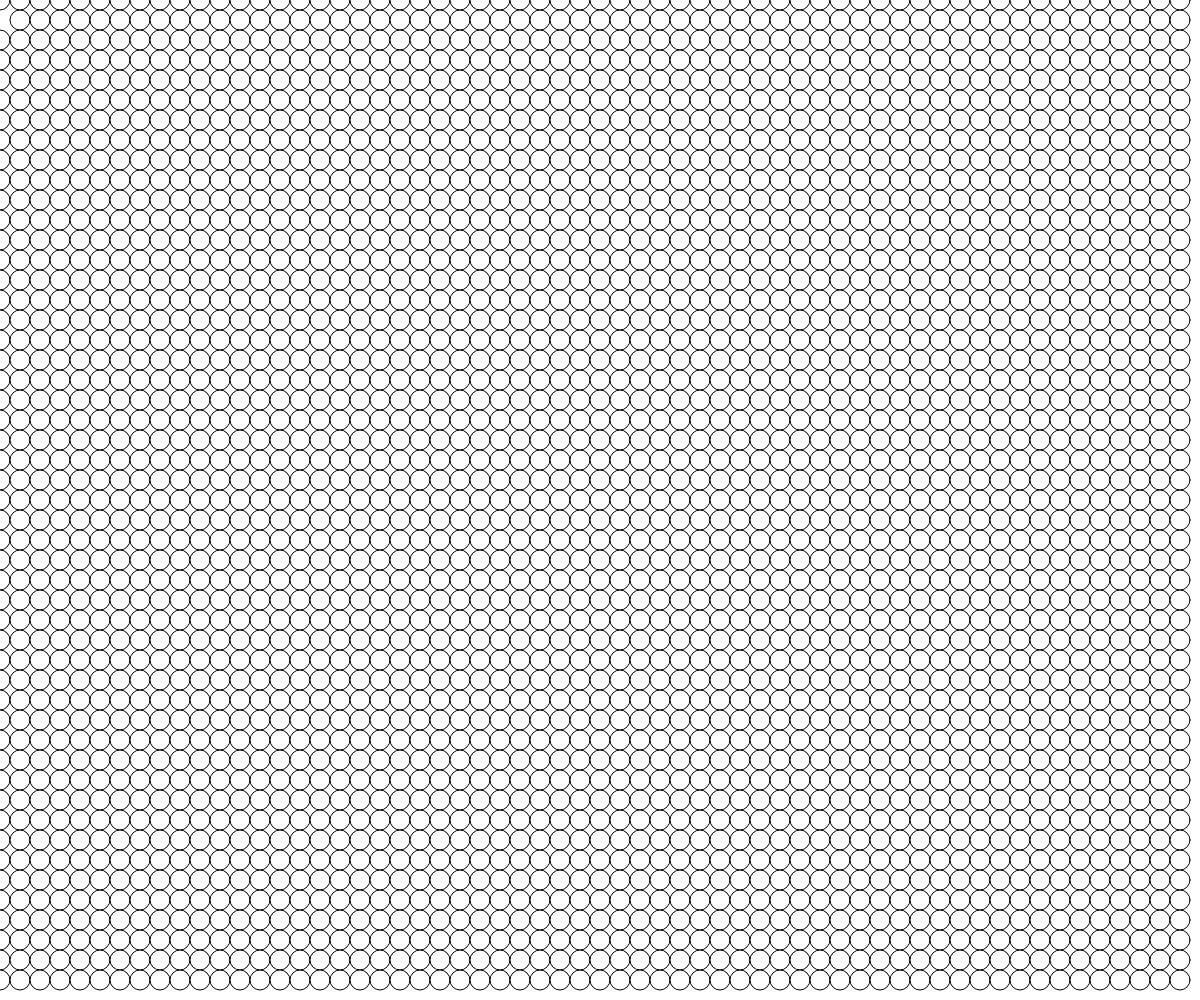
Frame 1 (no input)
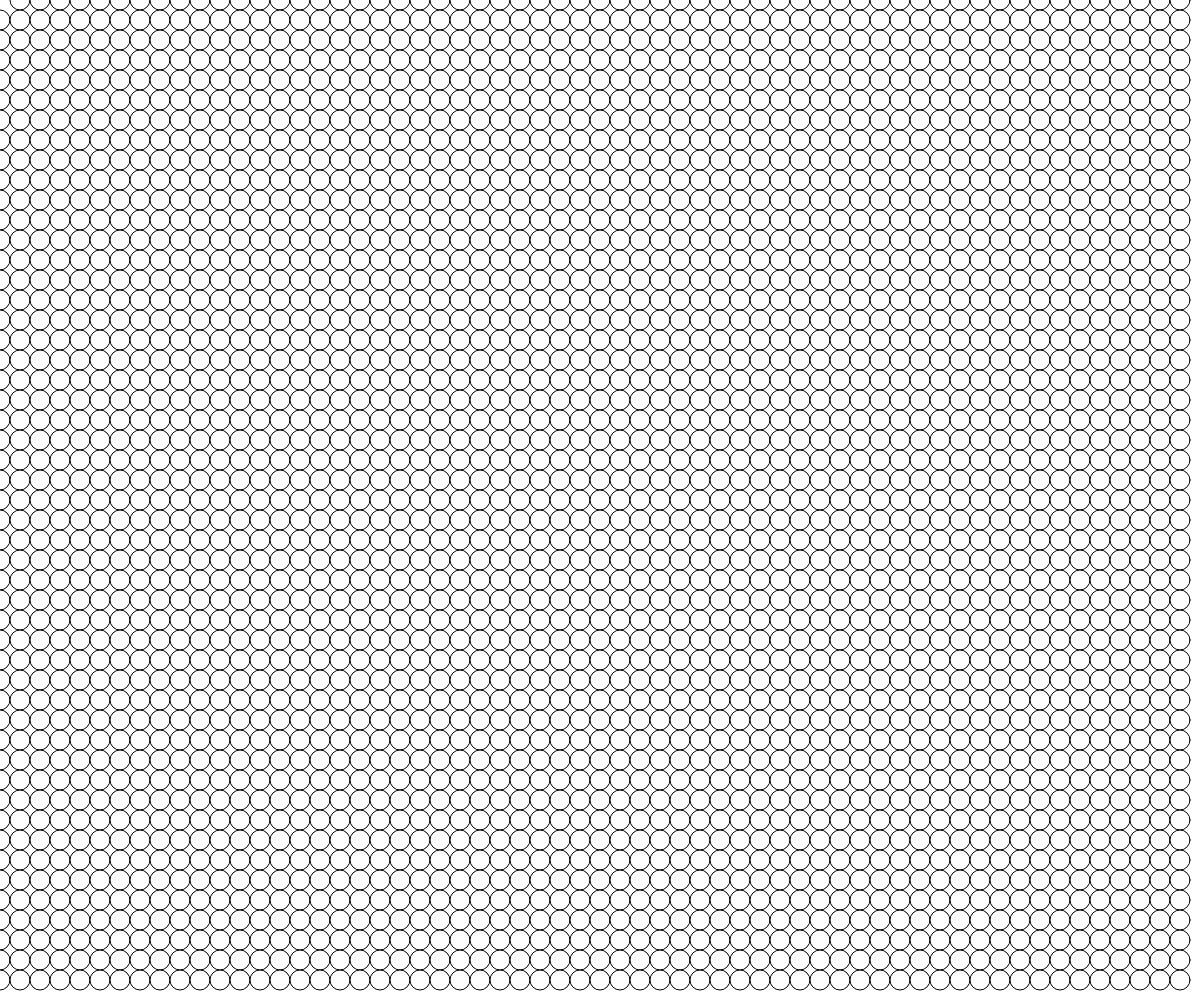
Frame 60 (no input)
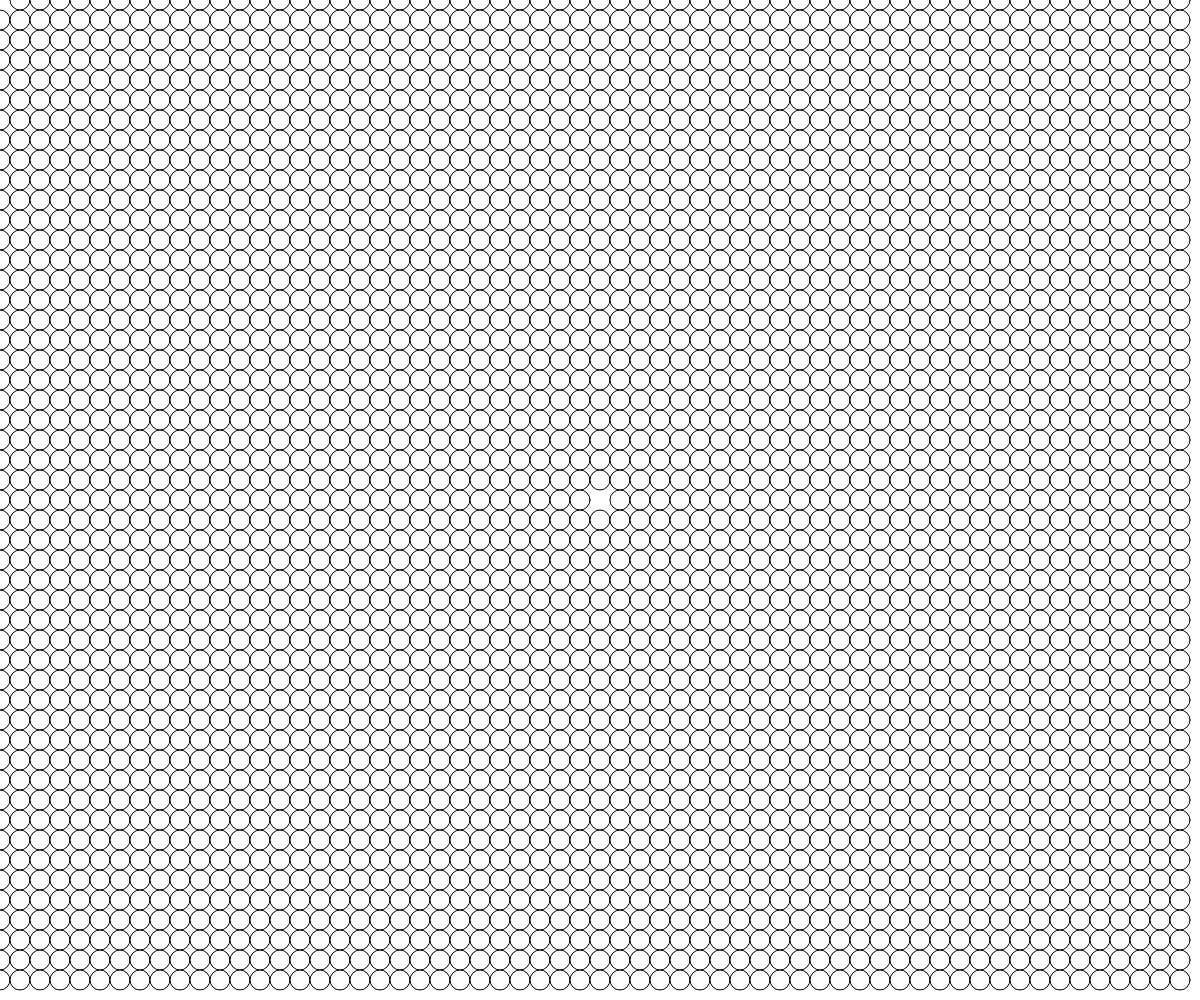
Frame 120 (the mouse pressed at the canvas centre since frame 60)

The p5.js sketch that drew these frames (run headless with seeded random() and noise() and a simulated clock; from frame 60 on, the mouse is pressed at the canvas centre):

// p5.js sketch
// ── sketch.js
// Nested Loops and Popping Bubbles
// Caleb Schwab
// 10/03/25

let bubbles = [];
let bubbleSize = 20;

function setup() {
  createCanvas(windowWidth, windowHeight);
  populateArray();
}

function populateArray(){
  // use nested loop to generate x,y positions for all of our bubbles.
  for(let x = 0; x < width; x += bubbleSize ){
    for(let y = 0; y < height; y += bubbleSize){
      let b = {
        x: x,  y: y
      };
      bubbles.push(b);
    }
  }
}

function showBubbles(){
  //travers the array, and display a bubble at each (x,y)
  for( i = 0; i < bubbles.length; i++){
    let b = bubbles[i];
    circle(b.x, b.y, bubbleSize);
    // point-in-circle distance check (pop)
    if(dist(b.x,b.y, mouseX, mouseY) < bubbleSize/2){
      // to delete an item: use .splice()
      // .splice(pos, #ofItemsToDelete, [replacementItems]);
      bubbles.splice(i, 1);
    }
  }
}

function draw() {
  background(255);
  showBubbles()
}













function drawWithGrid(){
  for(x = 0; x <= width; x += 30){// x: 0, 30, 60
    for(y = 0; y <= height; y += 30){
      circle(x, y, 1);
    }
  }
}
